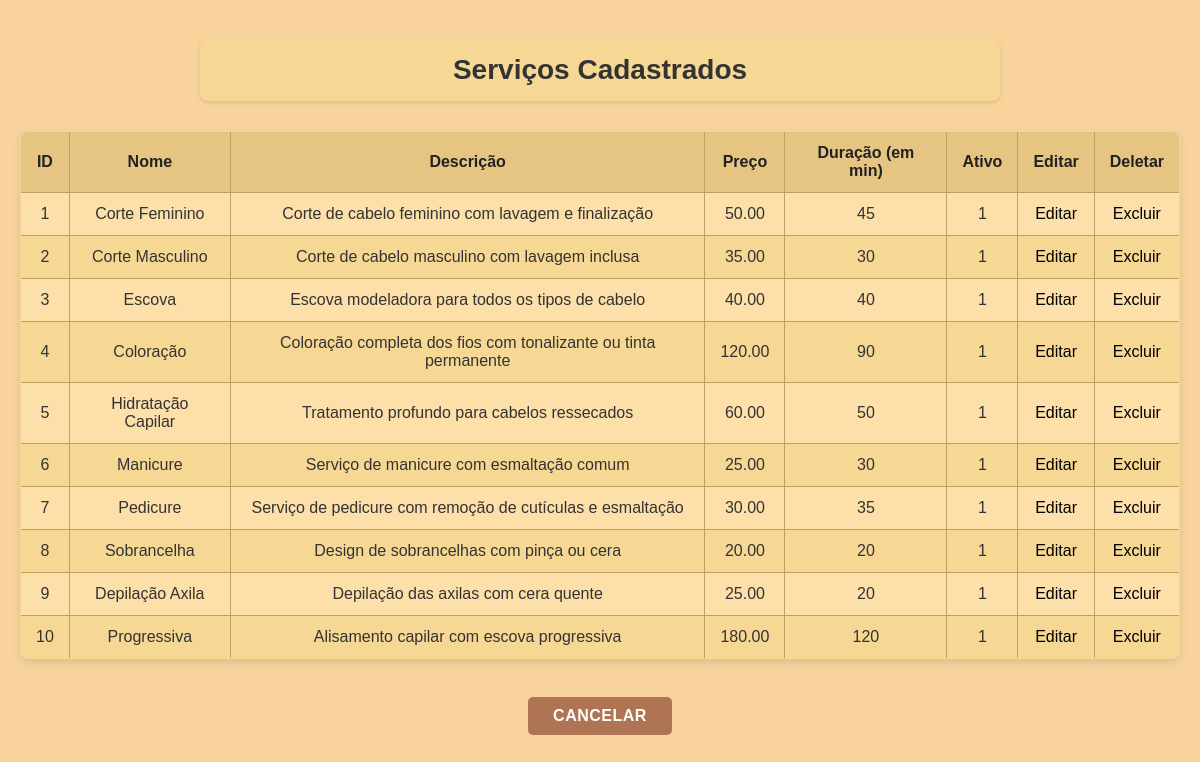
/crud/FormConsultarServico.php, run on the app's committed database.
### tables this page shows
CREATE TABLE IF NOT EXISTS `tb_servicos` (
  `id_servicos` INT NOT NULL AUTO_INCREMENT,
  `nome` VARCHAR(100) NOT NULL,
  `descricao` TEXT NOT NULL,
  `duracao_min` INT NOT NULL,
  `preco` DECIMAL(10,2) NOT NULL,
  `path` VARCHAR(100) NOT NULL,
  `data_upload` DATE NOT NULL,
  `ativo` TINYINT(1) NOT NULL DEFAULT 1,
  PRIMARY KEY (`id_servicos`)
);

### crud/FormConsultarServico.php (the view, shortened to what this page needs)
<!DOCTYPE html>
<html>
    <head>
        <link type="text/css" rel="stylesheet" href="../css/consultar.css">
    </head>
     <body>
                <h1>Serviços Cadastrados</h1>
                <table
                   width="100%"
                   border="1"
                   bordercolor="black"
                   cellspacing="2"
                   cellpadding="5"
                   >
                    <tr>
                        <td align="center"> <strong>ID</strong></td>
                        <td align="center"> <strong>Nome</strong></td>
                        <td align="center"> <strong>Descrição</strong></td>
                        <td align="center"> <strong>Preço</strong></td>
                        <td align="center"> <strong>Duração (em min)</strong></td>
                        <td align="center"> <strong>Ativo</strong></td>
                        <td width="10"> <strong>Editar</strong></td>
                        <td width="10"> <strong>Deletar</strong></td>
                    </tr>
                    <?php
                        include("../conectarbd.php");
                        $selecionar= mysqli_query($conn, "SELECT * FROM tb_servicos");
                        while ($campo= mysqli_fetch_array($selecionar)){?>
                            <tr>
                                <td align="center"><?=$campo["id_servicos"]?></td>
                                <td align="center"><?=$campo["nome"]?></td>
                                <td align="center"><?=$campo["descricao"]?></td>
                                <td align="center"><?=$campo["preco"]?></td>
                                <td align="center"><?=$campo["duracao_min"]?></td>
                                <td align="center"><?=$campo["ativo"]?></td>
                                <td align="center"><a href="FormEditarServico.php?editarid=<?php echo $campo ['id_servicos'];?>">Editar</a></td>
                                <td align="center"><a href="ExcluirServico.php?p=excluir&servico=<?php echo $campo['id_servicos'];?>">Excluir</a></td>
                            </tr>
                    <?php }?>
                </table><br>
                    <a href="../html/dashboard.php"><input type="button" class="botoes" value="Cancelar"/></a>
    </body>
</html>

### css/consultar.css (style rules this page uses)
body { font-family: sans-serif; background-color: #F8D39C; display: flex; flex-direction: column; align-items: center; min-height: 100vh; margin: 0; padding: 20px; box-sizing: border-box; }
h1 { text-align: center; color: #333; margin-bottom: 30px; font-size: 28px; padding: 15px 30px; background-color: #f7d794; border-radius: 8px; box-shadow: 0 2px 4px rgba(0, 0, 0, 0.1); max-width: 800px; width: 100%; box-sizing: border-box; }
table { background-color: #f7d794; border-collapse: collapse; margin-bottom: 20px; border: 1px solid #c0a060; border-radius: 8px; overflow: hidden; box-shadow: 0 4px 8px rgba(0, 0, 0, 0.1); }
table tr:first-child { background-color: #e6c582; }
table th, table td { padding: 12px 15px; text-align: center; border: 1px solid #c0a060; color: #333; }
table strong { color: #222; }
table tr:nth-child(even) { background-color: #fcdfa9; }
a { color: #000000; text-decoration: none; transition: color 0.2s; }
.botoes { background-color: #af7454; color: #ffffff; padding: 10px 25px; border: none; border-radius: 5px; cursor: pointer; font-size: 16px; transition: background-color 0.3s, border-color 0.3s, box-shadow 0.2s; text-transform: uppercase; font-weight: bold; letter-spacing: 0.5px; }

### data on the page
tb_servicos: id_servicos "1", nome "Corte Feminino", descricao "Corte de cabelo feminino com lavagem e finalização", preco "50.00", duracao_min "45", ativo "1"
tb_servicos: id_servicos "2", nome "Corte Masculino", descricao "Corte de cabelo masculino com lavagem inclusa", preco "35.00", duracao_min "30", ativo "1"
tb_servicos: id_servicos "3", nome "Escova", descricao "Escova modeladora para todos os tipos de cabelo", preco "40.00", duracao_min "40", ativo "1"
tb_servicos: id_servicos "4", nome "Coloração", descricao "Coloração completa dos fios com tonalizante ou tinta permanente", preco "120.00", duracao_min "90", ativo "1"
tb_servicos: id_servicos "5", nome "Hidratação Capilar", descricao "Tratamento profundo para cabelos ressecados", preco "60.00", duracao_min "50", ativo "1"
tb_servicos: id_servicos "6", nome "Manicure", descricao "Serviço de manicure com esmaltação comum", preco "25.00", duracao_min "30", ativo "1"
tb_servicos: id_servicos "7", nome "Pedicure", descricao "Serviço de pedicure com remoção de cutículas e esmaltação", preco "30.00", duracao_min "35", ativo "1"
tb_servicos: id_servicos "8", nome "Sobrancelha", descricao "Design de sobrancelhas com pinça ou cera", preco "20.00", duracao_min "20", ativo "1"
tb_servicos: id_servicos "9", nome "Depilação Axila", descricao "Depilação das axilas com cera quente", preco "25.00", duracao_min "20", ativo "1"
tb_servicos: id_servicos "10", nome "Progressiva", descricao "Alisamento capilar com escova progressiva", preco "180.00", duracao_min "120", ativo "1"
